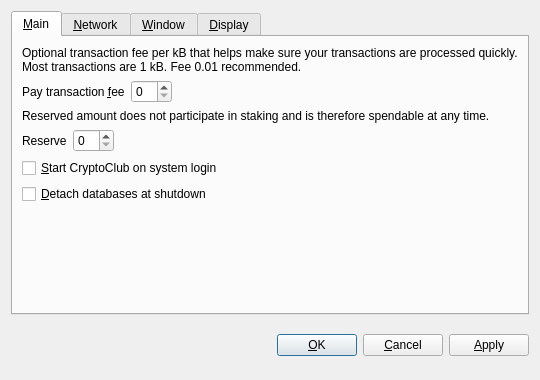
<?xml version="1.0" encoding="UTF-8"?>
<ui version="4.0">
 <class>OptionsDialog</class>
 <widget class="QDialog" name="OptionsDialog">
  <property name="geometry">
   <rect>
    <x>0</x>
    <y>0</y>
    <width>540</width>
    <height>380</height>
   </rect>
  </property>
  <property name="windowTitle">
   <string>Options</string>
  </property>
  <property name="modal">
   <bool>true</bool>
  </property>
  <layout class="QVBoxLayout" name="verticalLayout">
   <item>
    <widget class="QTabWidget" name="tabWidget">
     <property name="tabPosition">
      <enum>QTabWidget::North</enum>
     </property>
     <property name="currentIndex">
      <number>0</number>
     </property>
     <widget class="QWidget" name="tabMain">
      <attribute name="title">
       <string>&amp;Main</string>
      </attribute>
      <layout class="QVBoxLayout" name="verticalLayout_Main">
       <item>
        <widget class="QLabel" name="transactionFeeInfoLabel">
         <property name="text">
          <string>Optional transaction fee per kB that helps make sure your transactions are processed quickly. Most transactions are 1 kB. Fee 0.01 recommended.</string>
         </property>
         <property name="textFormat">
          <enum>Qt::PlainText</enum>
         </property>
         <property name="wordWrap">
          <bool>true</bool>
         </property>
        </widget>
       </item>
       <item>
        <layout class="QHBoxLayout" name="horizontalLayoutFee">
         <item>
          <widget class="QLabel" name="transactionFeeLabel">
           <property name="text">
            <string>Pay transaction &amp;fee</string>
           </property>
           <property name="textFormat">
            <enum>Qt::PlainText</enum>
           </property>
           <property name="buddy">
            <cstring>transactionFee</cstring>
           </property>
          </widget>
         </item>
         <item>
          <widget class="BitcoinAmountField" name="transactionFee"/>
         </item>
         <item>
          <spacer name="horizontalSpacerFee">
           <property name="orientation">
            <enum>Qt::Horizontal</enum>
           </property>
           <property name="sizeHint" stdset="0">
            <size>
             <width>40</width>
             <height>20</height>
            </size>
           </property>
          </spacer>
         </item>
        </layout>
       </item>
       <item>
        <widget class="QLabel" name="reserveBalanceInfoLabel">
         <property name="text">
          <string>Reserved amount does not participate in staking and is therefore spendable at any time.</string>
         </property>
         <property name="textFormat">
          <enum>Qt::PlainText</enum>
         </property>
         <property name="wordWrap">
          <bool>true</bool>
         </property>
        </widget>
       </item>
       <item>
        <layout class="QHBoxLayout" name="horizontalLayoutReserveBalance">
         <item>
          <widget class="QLabel" name="reserveBalanceLabel">
           <property name="text">
            <string>Reserve</string>
           </property>
           <property name="textFormat">
            <enum>Qt::PlainText</enum>
           </property>
           <property name="buddy">
            <cstring>reserveBalance</cstring>
           </property>
          </widget>
         </item>
         <item>
          <widget class="BitcoinAmountField" name="reserveBalance"/>
         </item>
         <item>
          <spacer name="horizontalSpacerReserveBalance">
           <property name="orientation">
            <enum>Qt::Horizontal</enum>
           </property>
           <property name="sizeHint" stdset="0">
            <size>
             <width>40</width>
             <height>20</height>
            </size>
           </property>
          </spacer>
         </item>
        </layout>
       </item>
       <item>
        <widget class="QCheckBox" name="bitcoinAtStartup">
         <property name="toolTip">
          <string>Automatically start CryptoClub after logging in to the system.</string>
         </property>
         <property name="text">
          <string>&amp;Start CryptoClub on system login</string>
         </property>
        </widget>
       </item>
       <item>
        <widget class="QCheckBox" name="detachDatabases">
         <property name="toolTip">
          <string>Detach block and address databases at shutdown. This means they can be moved to another data directory, but it slows down shutdown. The wallet is always detached.</string>
         </property>
         <property name="text">
          <string>&amp;Detach databases at shutdown</string>
         </property>
        </widget>
       </item>
       <item>
        <spacer name="verticalSpacer_Main">
         <property name="orientation">
          <enum>Qt::Vertical</enum>
         </property>
         <property name="sizeHint" stdset="0">
          <size>
           <width>20</width>
           <height>40</height>
          </size>
         </property>
        </spacer>
       </item>
      </layout>
     </widget>
     <widget class="QWidget" name="tabNetwork">
      <attribute name="title">
       <string>&amp;Network</string>
      </attribute>
      <layout class="QVBoxLayout" name="verticalLayout_Network">
       <item>
        <widget class="QCheckBox" name="mapPortUpnp">
         <property name="toolTip">
          <string>Automatically open the CryptoClub client port on the router. This only works when your router supports UPnP and it is enabled.</string>
         </property>
         <property name="text">
          <string>Map port using &amp;UPnP</string>
         </property>
        </widget>
       </item>
       <item>
        <widget class="QCheckBox" name="connectSocks">
         <property name="toolTip">
          <string>Connect to the CryptoClub network through a SOCKS proxy (e.g. when connecting through Tor).</string>
         </property>
         <property name="text">
          <string>&amp;Connect through SOCKS proxy:</string>
         </property>
        </widget>
       </item>
       <item>
        <layout class="QHBoxLayout" name="horizontalLayout_Network">
         <item>
          <widget class="QLabel" name="proxyIpLabel">
           <property name="text">
            <string>Proxy &amp;IP:</string>
           </property>
           <property name="textFormat">
            <enum>Qt::PlainText</enum>
           </property>
           <property name="buddy">
            <cstring>proxyIp</cstring>
           </property>
          </widget>
         </item>
         <item>
          <widget class="QValidatedLineEdit" name="proxyIp">
           <property name="maximumSize">
            <size>
             <width>140</width>
             <height>16777215</height>
            </size>
           </property>
           <property name="toolTip">
            <string>IP address of the proxy (e.g. 127.0.0.1)</string>
           </property>
          </widget>
         </item>
         <item>
          <widget class="QLabel" name="proxyPortLabel">
           <property name="text">
            <string>&amp;Port:</string>
           </property>
           <property name="textFormat">
            <enum>Qt::PlainText</enum>
           </property>
           <property name="buddy">
            <cstring>proxyPort</cstring>
           </property>
          </widget>
         </item>
         <item>
          <widget class="QLineEdit" name="proxyPort">
           <property name="maximumSize">
            <size>
             <width>55</width>
             <height>16777215</height>
            </size>
           </property>
           <property name="toolTip">
            <string>Port of the proxy (e.g. 9050)</string>
           </property>
          </widget>
         </item>
         <item>
          <widget class="QLabel" name="socksVersionLabel">
           <property name="text">
            <string>SOCKS &amp;Version:</string>
           </property>
           <property name="textFormat">
            <enum>Qt::PlainText</enum>
           </property>
           <property name="buddy">
            <cstring>socksVersion</cstring>
           </property>
          </widget>
         </item>
         <item>
          <widget class="QValueComboBox" name="socksVersion">
           <property name="toolTip">
            <string>SOCKS version of the proxy (e.g. 5)</string>
           </property>
          </widget>
         </item>
         <item>
          <spacer name="horizontalSpacer_Network">
           <property name="orientation">
            <enum>Qt::Horizontal</enum>
           </property>
           <property name="sizeHint" stdset="0">
            <size>
             <width>40</width>
             <height>20</height>
            </size>
           </property>
          </spacer>
         </item>
        </layout>
       </item>
       <item>
        <spacer name="verticalSpacer_Network">
         <property name="orientation">
          <enum>Qt::Vertical</enum>
         </property>
         <property name="sizeHint" stdset="0">
          <size>
           <width>20</width>
           <height>40</height>
          </size>
         </property>
        </spacer>
       </item>
      </layout>
     </widget>
     <widget class="QWidget" name="tabWindow">
      <attribute name="title">
       <string>&amp;Window</string>
      </attribute>
      <layout class="QVBoxLayout" name="verticalLayout_Window">
       <item>
        <widget class="QCheckBox" name="minimizeToTray">
         <property name="toolTip">
          <string>Show only a tray icon after minimizing the window.</string>
         </property>
         <property name="text">
          <string>&amp;Minimize to the tray instead of the taskbar</string>
         </property>
        </widget>
       </item>
       <item>
        <widget class="QCheckBox" name="minimizeOnClose">
         <property name="toolTip">
          <string>Minimize instead of exit the application when the window is closed. When this option is enabled, the application will be closed only after selecting Quit in the menu.</string>
         </property>
         <property name="text">
          <string>M&amp;inimize on close</string>
         </property>
        </widget>
       </item>
       <item>
        <spacer name="verticalSpacer_Window">
         <property name="orientation">
          <enum>Qt::Vertical</enum>
         </property>
         <property name="sizeHint" stdset="0">
          <size>
           <width>20</width>
           <height>40</height>
          </size>
         </property>
        </spacer>
       </item>
      </layout>
     </widget>
     <widget class="QWidget" name="tabDisplay">
      <attribute name="title">
       <string>&amp;Display</string>
      </attribute>
      <layout class="QVBoxLayout" name="verticalLayout_Display">
       <item>
        <layout class="QHBoxLayout" name="horizontalLayout_1_Display">
         <item>
          <widget class="QLabel" name="langLabel">
           <property name="text">
            <string>User Interface &amp;language:</string>
           </property>
           <property name="textFormat">
            <enum>Qt::PlainText</enum>
           </property>
           <property name="buddy">
            <cstring>lang</cstring>
           </property>
          </widget>
         </item>
         <item>
          <widget class="QValueComboBox" name="lang">
           <property name="toolTip">
            <string>The user interface language can be set here. This setting will take effect after restarting CryptoClub.</string>
           </property>
          </widget>
         </item>
        </layout>
       </item>
       <item>
        <layout class="QHBoxLayout" name="horizontalLayout_2_Display">
         <item>
          <widget class="QLabel" name="unitLabel">
           <property name="text">
            <string>&amp;Unit to show amounts in:</string>
           </property>
           <property name="textFormat">
            <enum>Qt::PlainText</enum>
           </property>
           <property name="buddy">
            <cstring>unit</cstring>
           </property>
          </widget>
         </item>
         <item>
          <widget class="QValueComboBox" name="unit">
           <property name="toolTip">
            <string>Choose the default subdivision unit to show in the interface and when sending coins.</string>
           </property>
          </widget>
         </item>
        </layout>
       </item>
       <item>
        <widget class="QCheckBox" name="displayAddresses">
         <property name="toolTip">
          <string>Whether to show CryptoClub addresses in the transaction list or not.</string>
         </property>
         <property name="text">
          <string>&amp;Display addresses in transaction list</string>
         </property>
        </widget>
       </item>
       <item>
        <widget class="QCheckBox" name="coinControlFeatures">
         <property name="toolTip">
          <string>Whether to show coin control features or not.</string>
         </property>
         <property name="text">
          <string>Display coin &amp;control features (experts only!)</string>
         </property>
        </widget>
       </item>
       <item>
        <spacer name="verticalSpacer_Display">
         <property name="orientation">
          <enum>Qt::Vertical</enum>
         </property>
         <property name="sizeHint" stdset="0">
          <size>
           <width>20</width>
           <height>40</height>
          </size>
         </property>
        </spacer>
       </item>
      </layout>
     </widget>
    </widget>
   </item>
   <item>
    <layout class="QHBoxLayout" name="horizontalLayout_Buttons">
     <item>
      <spacer name="horizontalSpacer_1">
       <property name="orientation">
        <enum>Qt::Horizontal</enum>
       </property>
       <property name="sizeHint" stdset="0">
        <size>
         <width>40</width>
         <height>48</height>
        </size>
       </property>
      </spacer>
     </item>
     <item>
      <widget class="QLabel" name="statusLabel">
       <property name="font">
        <font>
         <weight>75</weight>
         <bold>true</bold>
        </font>
       </property>
       <property name="text">
        <string/>
       </property>
       <property name="textFormat">
        <enum>Qt::PlainText</enum>
       </property>
       <property name="wordWrap">
        <bool>true</bool>
       </property>
      </widget>
     </item>
     <item>
      <spacer name="horizontalSpacer_2">
       <property name="orientation">
        <enum>Qt::Horizontal</enum>
       </property>
       <property name="sizeHint" stdset="0">
        <size>
         <width>40</width>
         <height>48</height>
        </size>
       </property>
      </spacer>
     </item>
     <item>
      <widget class="QPushButton" name="okButton">
       <property name="text">
        <string>&amp;OK</string>
       </property>
      </widget>
     </item>
     <item>
      <widget class="QPushButton" name="cancelButton">
       <property name="text">
        <string>&amp;Cancel</string>
       </property>
       <property name="autoDefault">
        <bool>false</bool>
       </property>
      </widget>
     </item>
     <item>
      <widget class="QPushButton" name="applyButton">
       <property name="text">
        <string>&amp;Apply</string>
       </property>
       <property name="autoDefault">
        <bool>false</bool>
       </property>
      </widget>
     </item>
    </layout>
   </item>
  </layout>
 </widget>
 <customwidgets>
  <customwidget>
   <class>BitcoinAmountField</class>
   <extends>QSpinBox</extends>
   <header>bitcoinamountfield.h</header>
  </customwidget>
  <customwidget>
   <class>QValueComboBox</class>
   <extends>QComboBox</extends>
   <header>qvaluecombobox.h</header>
  </customwidget>
  <customwidget>
   <class>QValidatedLineEdit</class>
   <extends>QLineEdit</extends>
   <header>qvalidatedlineedit.h</header>
  </customwidget>
 </customwidgets>
 <resources/>
 <connections/>
</ui>
